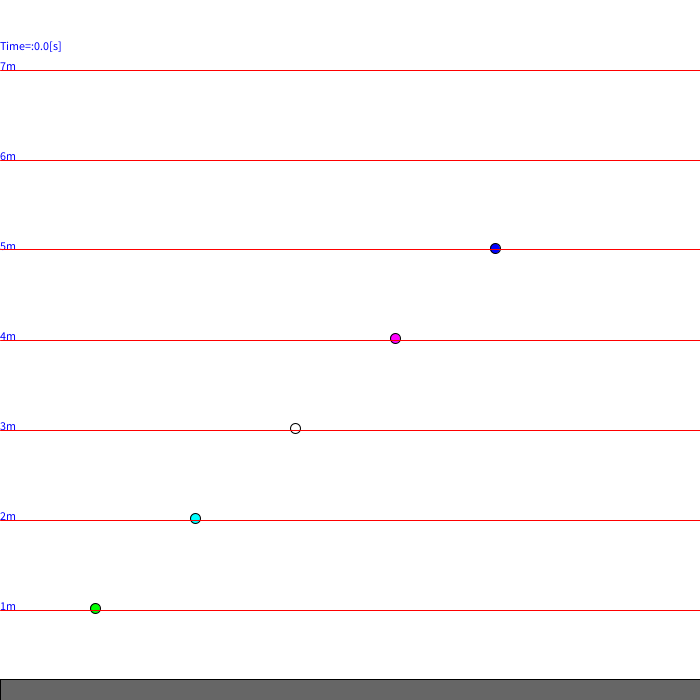
Frame 1 (no input)
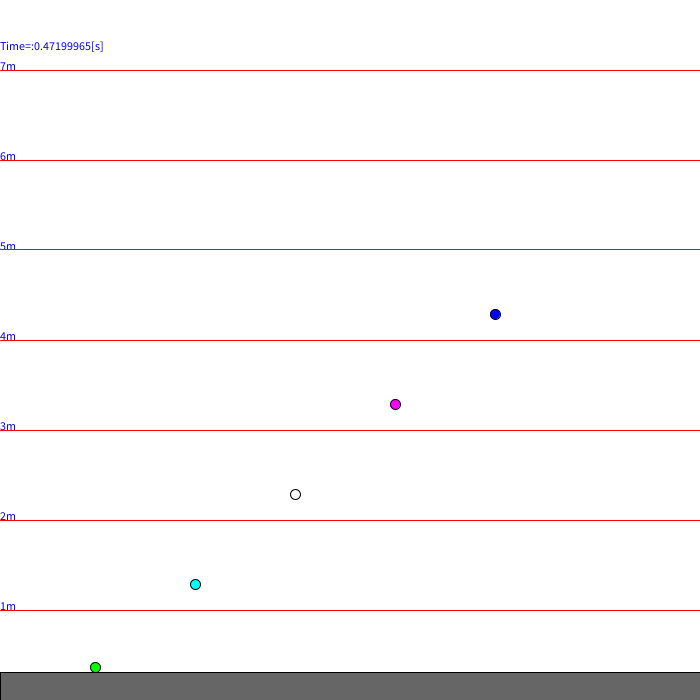
Frame 60 (the mouse pressed at the canvas centre just before this capture)
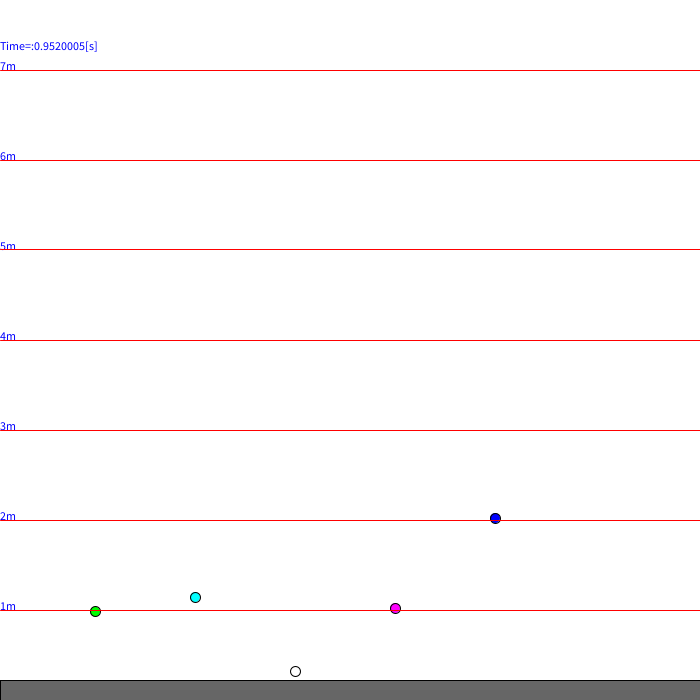
Frame 120 (the mouse held since frame 60 and released just before this capture)

The Processing sketch that drew these frames (run headless with seeded random() and noise(); from frame 60 on, the mouse is pressed at the canvas centre):

// Processing sketch: Collision_wall
// ── Collision_wall.pde

final float PARAM_GRAVITY = 2000;


class CWall
{
 static final float PARAM_a = 20;
 static final float PARAM_b = 17;
 
  
 float x;
 float y;
 float w;
 float h;
 float t;
 float step;
  
 CWall(float _x, float _y, float _w, float _h, float _step)
 {
  x = _x;
  y = _y;
  w = _w;
  h = _h;
  step = _step;
  t = 0;
 }
 
 // y only
 void CalcNext()
 {
   y = y + PARAM_a * PARAM_b * step * cos(PARAM_b * t) ;
   t += step;
 }  
}

class CBall
{
 float x;
 float y;
 float vy0;
 float r;
 float t;
 float step;
 CBall(float _x, float _y, float _r, float _step)
 {
  x = _x;
  y = _y;
  r = _r;
  vy0 = 0;
  t = 0;
  step = _step;
 }
 
 boolean isCollision(CWall wall, float ynext)
 {   
   if(ynext - r <= (wall.y + wall.h / 2))
   {
    return true; 
   }
   else
   {
    return false; 
   }
 }
 
 void Bounce(CWall wall)
 {
  vy0 = -vy0 + 4 * CWall.PARAM_a * CWall.PARAM_b * cos(CWall.PARAM_b * wall.t) ;
 }
 
 void CalcNext(CWall wall)
 {  
  float ynext = y + (-PARAM_GRAVITY * t + vy0) * step;
  if( isCollision(wall, ynext) )
  {
   Bounce(wall); 
   t = 0;
  }
  else
  {
    y = y + (-PARAM_GRAVITY * t + vy0) * step;
    t += step;
  }
 }
}

CWall wallobj;
CBall ball1obj;
CBall ball2obj;
CBall ball3obj;
CBall ball4obj;
CBall ball5obj;
final int wndwid = 700;
final int wndhei = 700;
final float compenratio = 0.3;

float ConvAxisX( float x, float w, float wndw)
{
 return (x - w / 2);
}

float ConvAxisY( float y, float h, float wndh)
{
 return (wndh - compenratio*(y +h / 2));
  
}

void setup()
{
 size(700, 700);
 
 colorMode(RGB, 100);
 wallobj = new CWall(350, CWall.PARAM_a + (50 / 2), 700, 50, 0.008);
 ball1obj = new CBall(100, 300, 10, 0.008);
 ball2obj = new CBall(200, 600, 10, 0.008);
 ball3obj = new CBall(300, 900, 10, 0.008);
 ball4obj = new CBall(400, 1200, 10, 0.008);
 ball5obj = new CBall(500, 1500, 10, 0.008);
}

void draw()
{
  
 fill(255,255,255);
 background(255, 255, 255);
 
 
 fill(40,40,40);
 stroke(0,0,0);
 rect(ConvAxisX(wallobj.x,wallobj.w, this.width), ConvAxisY(wallobj.y, wallobj.h, this.height),wallobj.w, wallobj.h);

 fill(0,128,0);
 ellipse(ConvAxisX(ball1obj.x, ball1obj.r, this.width), ConvAxisY(ball1obj.y, ball1obj.r, this.height), ball1obj.r, ball1obj.r);

 fill(0,128,128);
 ellipse(ConvAxisX(ball2obj.x, ball2obj.r, this.width), ConvAxisY(ball2obj.y, ball2obj.r, this.height), ball2obj.r, ball2obj.r);

 fill(128,128,255);
 ellipse(ConvAxisX(ball3obj.x, ball3obj.r, this.width), ConvAxisY(ball3obj.y, ball3obj.r, this.height), ball3obj.r, ball3obj.r);

 fill(128,0,128);
 ellipse(ConvAxisX(ball4obj.x, ball4obj.r, this.width), ConvAxisY(ball4obj.y, ball4obj.r, this.height), ball4obj.r, ball4obj.r);
 
 fill(0,0,255);
 ellipse(ConvAxisX(ball5obj.x, ball5obj.r, this.width), ConvAxisY(ball5obj.y, ball5obj.r, this.height), ball5obj.r, ball5obj.r);



 stroke(255,0,0);
 text( (int)(0.5 +300 / (1000*compenratio)) + "m", ConvAxisX(0, 0, this.width),ConvAxisY(300, 0, this.height));
 line(ConvAxisX(0, 0, this.width), ConvAxisY(300, 0, this.height), ConvAxisX(700 , 0, this.width), ConvAxisY(300, 0, this.height));
 
  text( (int)(0.5 +600 / (1000*compenratio)) + "m", ConvAxisX(0, 0, this.width),ConvAxisY(600, 0, this.height));
 line(ConvAxisX(0, 0, this.width), ConvAxisY(600, 0, this.height), ConvAxisX(700 , 0, this.width), ConvAxisY(600, 0, this.height));

  text( (int)(0.5 +900 / (1000*compenratio)) + "m", ConvAxisX(0, 0, this.width),ConvAxisY(900, 0, this.height));
 line(ConvAxisX(0, 0, this.width), ConvAxisY(900, 0, this.height), ConvAxisX(700 , 0, this.width), ConvAxisY(900, 0, this.height));
 
  text( (int)(0.5 +1200 / (1000*compenratio)) + "m", ConvAxisX(0, 0, this.width),ConvAxisY(1200, 0, this.height));
 line(ConvAxisX(0, 0, this.width), ConvAxisY(1200, 0, this.height), ConvAxisX(700 , 0, this.width), ConvAxisY(1200, 0, this.height));
 
  text( (int)(0.5 +1500 / (1000*compenratio)) + "m", ConvAxisX(0, 0, this.width),ConvAxisY(1500, 0, this.height));
 line(ConvAxisX(0, 0, this.width), ConvAxisY(1500, 0, this.height), ConvAxisX(700, 0, this.width), ConvAxisY(1500, 0, this.height));
 
  text( (int)(0.5 +1800 / (1000*compenratio)) + "m", ConvAxisX(0, 0, this.width),ConvAxisY(1800, 0, this.height));
 line(ConvAxisX(0, 0, this.width), ConvAxisY(1800, 0, this.height), ConvAxisX(700 , 0, this.width), ConvAxisY(1800, 0, this.height));
 
  text( (int)(0.5 +2100 / (1000*compenratio)) + "m", ConvAxisX(0, 0, this.width),ConvAxisY(2100, 0, this.height));
 line(ConvAxisX(0, 0, this.width), ConvAxisY(2100, 0, this.height), ConvAxisX(700, 0, this.width), ConvAxisY(2100, 0, this.height));

 text( "Time=:" + wallobj.t + "[s]", 0, 50);
 
 wallobj.CalcNext();
 ball1obj.CalcNext(wallobj);
 ball2obj.CalcNext(wallobj);
 ball3obj.CalcNext(wallobj);
 ball4obj.CalcNext(wallobj);
 ball5obj.CalcNext(wallobj);
}
